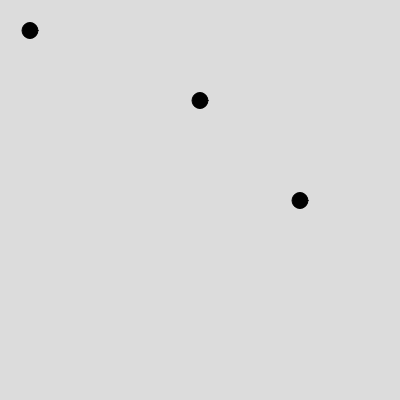
Frame 1 (no input)
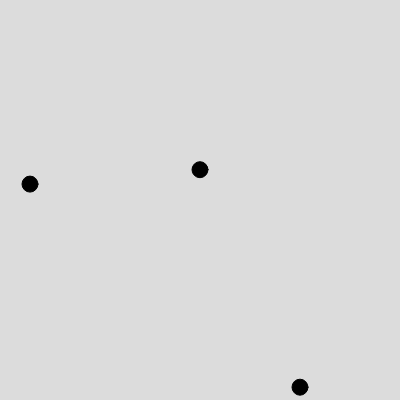
Frame 60 (no input)
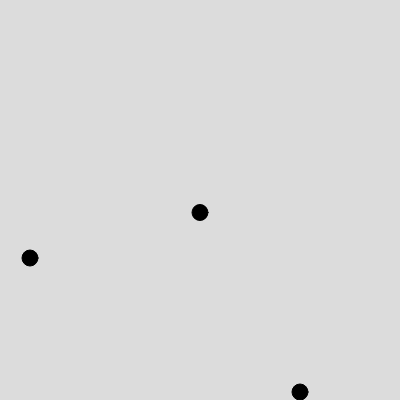
Frame 120 (the mouse pressed at the canvas centre since frame 60)

The p5.js sketch that drew these frames (run headless with seeded random() and noise() and a simulated clock; from frame 60 on, the mouse is pressed at the canvas centre):

// p5.js sketch
// ── sketch.js
// var velocity = 0;
var gravity = 0.5;
// var bounciness = 0.8;
var balls = [];
var d = 16;

function setup() {
  createCanvas(400, 400);
  
  balls.push(new Ball(30, 30, d, 0, 0.8));
  balls.push(new Ball(200, 100, d, 0, 0.9));
  balls.push(new Ball(300, 200, d, 0, 0.6));
}

function draw() {
  background(220);
  for(let i = 0; i < balls.length; i++){
    balls[i].velocity += gravity;
    balls[i].y += balls[i].velocity;
    if(balls[i].y + d / 2 > height){
      balls[i].y = height - d/2;
      balls[i].velocity *= -balls[i].bounciness;
    }
    balls[i].show();
  }
}
// ── Ball.js
class Ball{
  constructor(x, y, d, velocity, bounciness){
    this.x = x;
    this.y = y;
    this.d = d;
    this.velocity = velocity;
    this.bounciness = bounciness;
  }
  
  show(){
    fill("black");
    circle(this.x, this.y, this.d);
  }
}
